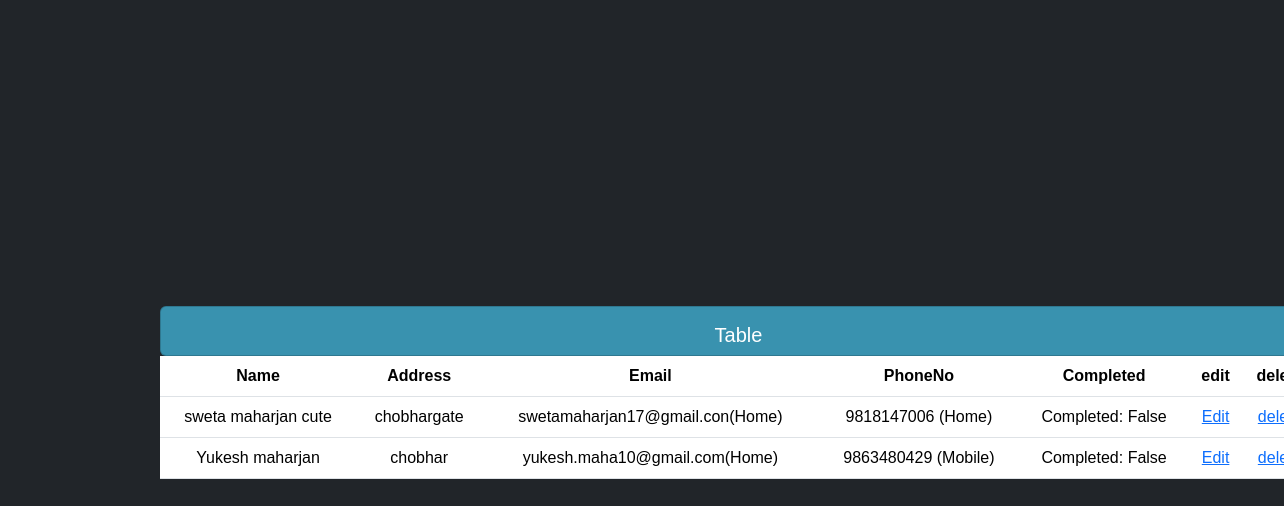
The app's page /table, older data.
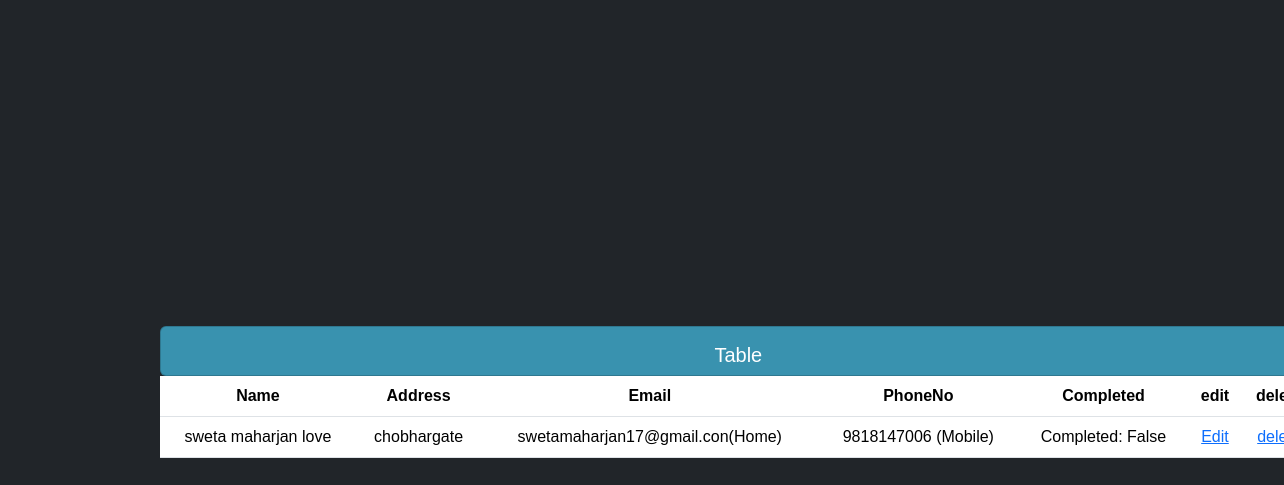
The same page, newer data.
### tasks/models.py (models this page shows, shortened)
class Persondetail(models.Model):
    Name = models.CharField(max_length=200,null=True)
    Address=models.CharField(max_length=200,null=True)
    complete=models.BooleanField(default=False,)
    created = models.DateTimeField(auto_now_add=True)
    phoneno=models.ForeignKey(PhoneNO,null=True,on_delete=models.SET_NULL)
    email=models.ForeignKey(Email,null=True,on_delete=models.SET_NULL)

class Email(models.Model):
    email = models.CharField(max_length=200,null=True)
    STATUS=(
        ('Home','Home'),
        ('college','college'),
        ('Office','Office'),
    )
    emailtype = models.CharField(max_length=200,null=True,choices=STATUS)

class PhoneNO(models.Model):
    STATUS=(
        ('Home','Home'),
        ('Mobile','Mobile'),
        ('Office','Office'),
    )
    Number=models.IntegerField(null=True)
    Phonetype=models.CharField(max_length=200,null=True,choices=STATUS)

### tasks/views.py (the view)
# urls.py: path('table', views.table,name="table"),
def table(request):
    person=Persondetail.objects.all
    return render(request,"accounts/table.html",{'person':person})

### tasks/templates/accounts/table.html
{% extends 'accounts/main.html' %}
{% block content %}
<div class="container" >
    <div class="row">
       <div class="col-md">
            <div class="card card-body custom-table2 ">
                <h5>Table</h5>
            </div>
            <div class="table-wrapper">
                <table class="table ">
                    <tr>
                        <th>Name</th>
                        <th>Address</th>
                        <th>Email</th>
                        <th>PhoneNo</th>
                        <th>Completed</th>
                        <th>edit</th>
                        <th>delete</th>
                    </tr>
                    {% for persondetail in person %}
                        <tr>
                            <td>{{ persondetail.Name }}</td>
                            <td>{{ persondetail.Address }}</td>
                            <td>{{ persondetail.email.email }}({{ persondetail.email.get_emailtype_display }})</td>
                            <td>{{ persondetail.phoneno.Number }} ({{ persondetail.phoneno.get_Phonetype_display }})</td>
                            <td>Completed: {{ persondetail.complete }}</td>
                            <td><a href="{%url 'edit' persondetail.id %}">Edit</a></td>
                            <td><a href="{%url 'delete_item' persondetail.id%}">delete</a></td>
                        </tr>
                    {% endfor %}
                </table>
            </div>
        </div>
    </div>
</div>
{%endblock%}

Row changes from the older to the newer data that the page shows:
removed Persondetail: Name "Yukesh maharjan", Address "chobhar", email.email "yukesh.maha10@gmail.com", email.emailtype "Home", phoneno.Number "9863480429", phoneno.Phonetype "Mobile", complete "False"
changed Persondetail "chobhargate": Name "sweta maharjan cute" → "sweta maharjan love"; phoneno.Phonetype "Home" → "Mobile"
